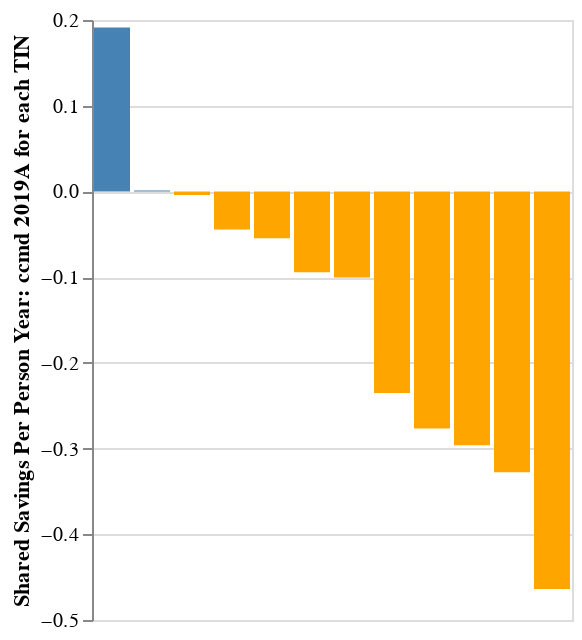

Notebook source saved alongside this figure:
### Markdown cell above
For CCMD in year 2019A
- Most utilization metrics are positively related with losses
  - TINs with high utilization metrics in primary care service with a fqhc/rhc tend to suffer from losses
  - TINs with high utilization metrics in primary care service with a nurse practitioner/physician assistant tend to suffer from losses
  - TINs with low utilization increase in rehabilitation hospital and emergency department from benchmark years tend to obtain savings 

- Area of focus:
  primary care service seems to be most related to financial losses

### Code cell
# visualize shared savings for each TIN
index = df_tin.index.name  
alt.Chart(df_tin.reset_index()).mark_bar().encode(
		y=alt.Y('target', title='Shared Savings Per Person Year:' +" "+client+" "+particip_year+ " for each "+group),
		x=alt.X(index, sort='-y', axis=None),
		tooltip = alt.Tooltip(index),
		color=alt.condition(
        alt.datum.target > 0,
        alt.value("steelblue"),  # The positive color
        alt.value("orange")  # The negative color
    )).interactive()
